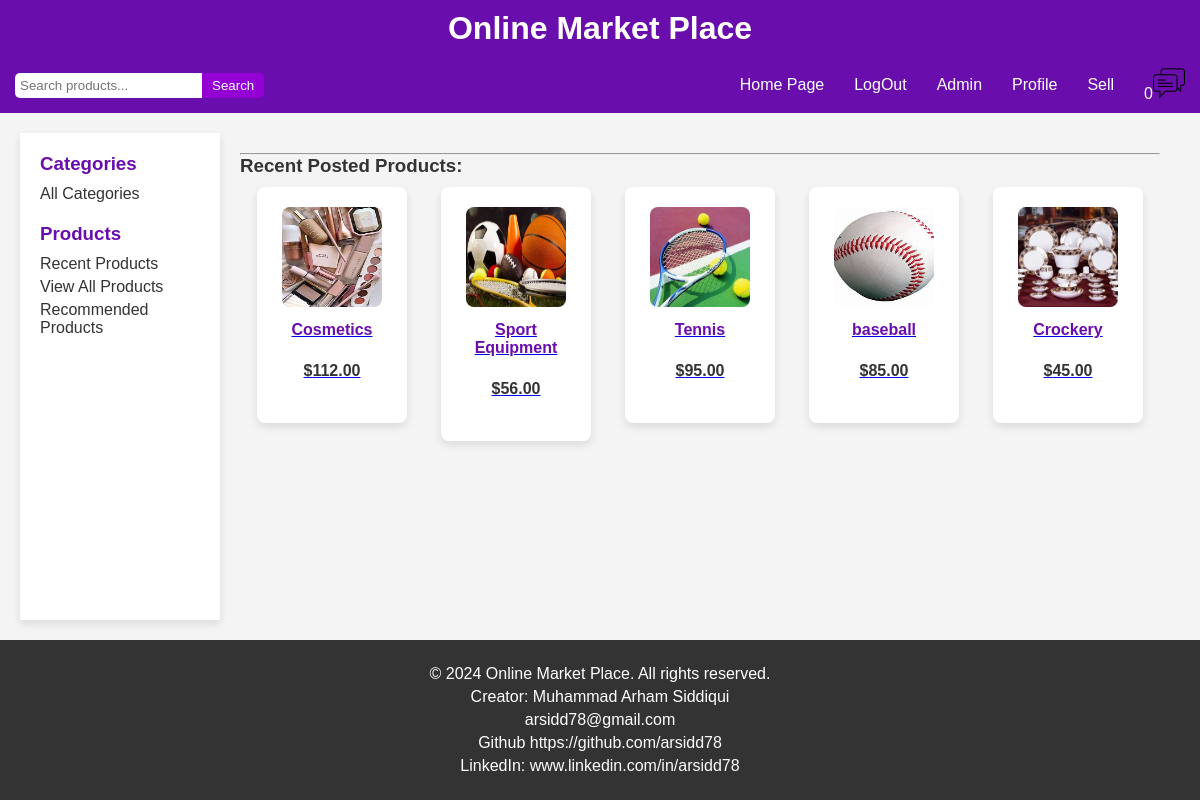
The app's page / (signed in), older data.
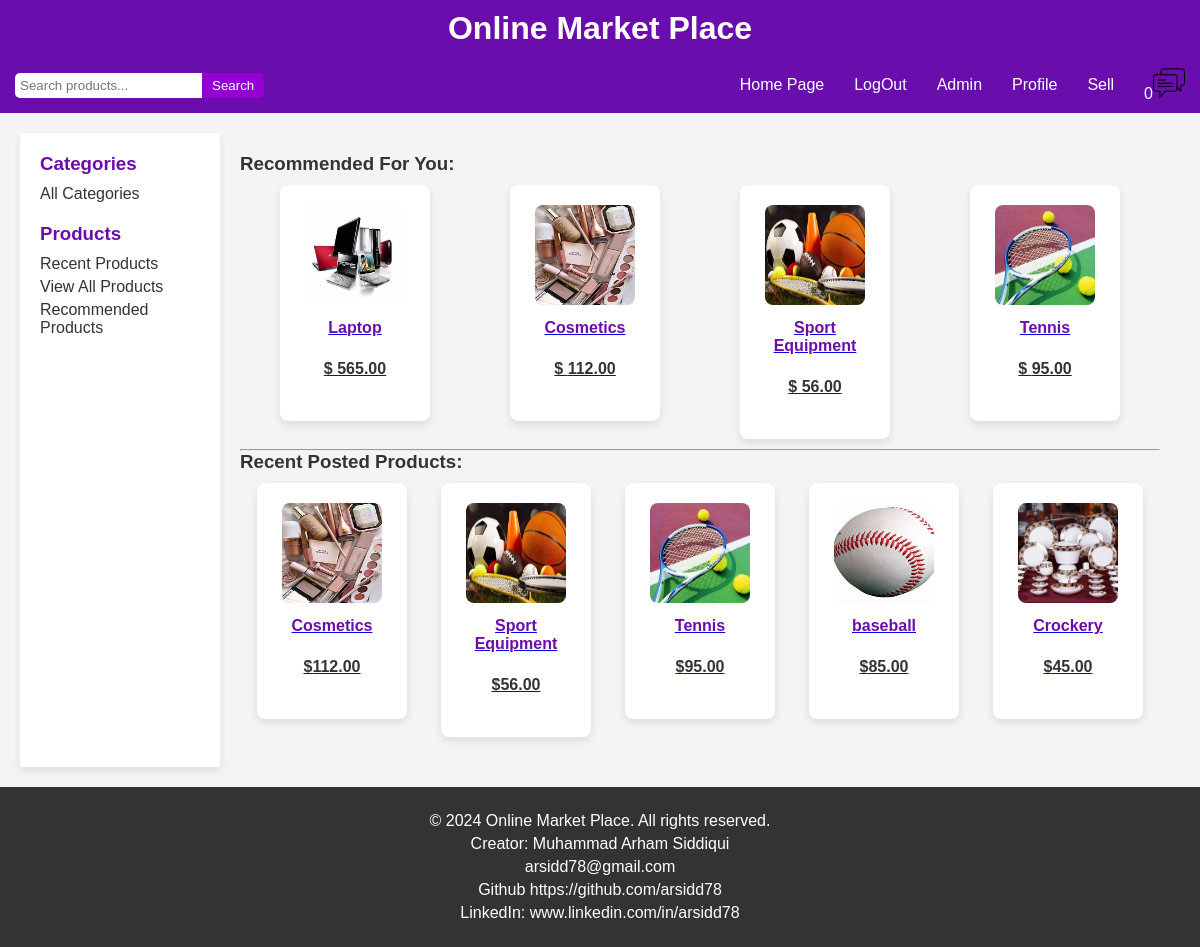
The same page, newer data.
### product/models.py (models this page shows, shortened)
class Products(models.Model):
    name = models.ForeignKey(User,on_delete=models.CASCADE)
    product_name = models.CharField(max_length=200)
    product_description = models.TextField(max_length=500)
    product_price = models.DecimalField('Price',max_digits=7,decimal_places=2)
    product_discounted_price = models.DecimalField('Discounted Price',max_digits=7,decimal_places=2,null=True,blank=True)
    product_delivery_charge = models.IntegerField(default=0)
    product_tax_rate = models.DecimalField(decimal_places=3,max_digits=5, null= True, blank= True)
    product_specification = models.TextField(null= True, blank= True)
    product_posted_date = models.DateField( auto_now_add=True)
    product_images = models.ImageField(upload_to='products/')
    product_images2 = models.ImageField(null=True,blank=True,upload_to='products/')
    product_images3 = models.ImageField(null=True,blank=True,upload_to='products/')
    product_images4 = models.ImageField(null=True,blank=True,upload_to='products/')
    product_images5 = models.ImageField(null=True,blank=True,upload_to='products/')
    categories_choices = product_categories = {
    "ELECTRONICS": "Electronics",
    "CLOTHING & ACCESSORIES": "Clothing & Accessories",
    "HOME & KITCHEN": "Home & Kitchen",
    "BEAUTY & PERSONAL CARE": "Beauty & Personal Care",
    "HEALTH & FITNESS": "Health & Fitness",
    "TOYS & GAMES": "Toys & Games",
    "BOOKS & MEDIA": "Books & Media",
    "AUTOMOTIVE": "Automotive",
    "SPORTS & OUTDOORS": "Sports & Outdoors",
    "PET SUPPLIES": "Pet Supplies",
    "HOME APPLIANCES": "Home Appliances",
    "OFFICE SUPPLIES": "Office Supplies",
    "FURNITURE & DECOR": "Furniture & Decor",
    "JEWELRY & WATCHES": "Jewelry & Watches",
    "BABY & TODDLER": "Baby & Toddler",
    "FOOD & GROCERIES": "Food & Groceries",
    "ARTS & CRAFTS": "Arts & Crafts",
    "MUSICAL INSTRUMENTS": "Musical Instruments",
    "GARDEN & OUTDOOR LIVING": "Garden & Outdoor Living",
    "TRAVEL & LUGGAGE": "Travel & Luggage",
    "SMARTPHONE": "Smartphone",
    "LAPTOP": "Laptop",
    "CAMERA": "Camera",
    "TV": "TV",
    "HEADPHONE": "Headphone",
    "GADGET": "Gadget",
    "APPAREL": "Apparel",
    "BAG": "Bag",
    "JEWELRY": "Jewelry",
    "SUNGLASSES": "Sunglasses",
    "WATCH": "Watch",
    "HOME IMPROVEMENT": "Home Improvement",
    "DECOR": "Decor",
    "KITCHEN APPLIANCES": "Kitchen Appliances",
    "COOKWARE": "Cookware",
    "FURNITURE": "Furniture",
    "SKINCARE": "Skincare",
    "MAKEUP": "Makeup",
    "HAIRCARE": "Haircare",
    "GROOMING": "Grooming",
    "FRAGRANCES": "Fragrances",
    "EXERCISE EQUIPMENT": "Exercise Equipment",
    "NUTRITIONAL SUPPLEMENTS": "Nutritional Supplements",
    "FITNESS TRACKERS": "Fitness Trackers",
    "YOGA MATS": "Yoga Mats",
    "TOYS": "Toys",
    "BOARD GAMES": "Board Games",
    "PUZZLES": "Puzzles",
    "EDUCATIONAL TOYS": "Educational Toys",
    "OUTDOOR PLAY EQUIPMENT": "Outdoor Play Equipment",
    "BOOKS": "Books",
    "E-BOOKS": "E-books",
    "AUDIOBOOKS": "Audiobooks",
    "DVDS": "DVDs",
    "CDS": "CDs",
    "DIGITAL MEDIA": "Digital Media",
    "CAR PARTS": "Car Parts",
    "ACCESSORIES": "Accessories",
    "TOOLS": "Tools",
    "MAINTENANCE SUPPLIES": "Maintenance Supplies",
    "ELECTRONICS": "Electronics",
    "SPORTING EQUIPMENT": "Sporting Equipment",
    "CAMPING GEAR": "Camping Gear",
    "HIKING GEAR": "Hiking Gear",
    "OUTDOOR CLOTHING": "Outdoor Clothing",
    "FOOD": "Food",
    "TOYS": "Toys",
    "GROOMING PRODUCTS": "Grooming Products",
    "BEDS": "Beds",
    "CARRIERS": "Carriers",
    "LARGE APPLIANCES": "Large Appliances",
    "SMALL APPLIANCES": "Small Appliances",
    "STATIONERY": "Stationery",
    "DESK ORGANIZERS": "Desk Organizers",
    "PRINTERS": "Printers",
    "OFFICE FURNITURE": "Office Furniture",
    "TECHNOLOGY ACCESSORIES": "Technology Accessories",
    "SOFAS": "Sofas",
    "CHAIRS": "Chairs",
    "TABLES": "Tables",
    "LIGHTING FIXTURES": "Lighting Fixtures",
    "RUGS": "Rugs",
    "RINGS": "Rings",
    "NECKLACES": "Necklaces",
    "BRACELETS": "Bracelets",
    "EARRINGS": "Earrings",
    "WATCHES": "Watches",
    "CLOTHING": "Clothing",
    "DIAPERS": "Diapers",
    "FEEDING SUPPLIES": "Feeding Supplies",
    "STROLLERS": "Strollers",
    "TOYS": "Toys",
    "NON-PERISHABLE FOOD": "Non-perishable Food",
    "SNACKS": "Snacks",
    "BEVERAGES": "Beverages",
    "GOURMET FOODS": "Gourmet Foods",
    "SPICES": "Spices",
    "ART SUPPLIES": "Art Supplies",
    "CRAFTING MATERIALS": "Crafting Materials",
    "DIY KITS": "DIY Kits",
    "SEWING SUPPLIES": "Sewing Supplies",
    "GUITARS": "Guitars",
    "KEYBOARDS": "Keyboards",
    "DRUMS": "Drums",
    "VIOLINS": "Violins",
    "WIND INSTRUMENTS": "Wind Instruments",
    "GARDENING TOOLS": "Gardening Tools",
    "PLANTS": "Plants",
    "OUTDOOR FURNITURE": "Outdoor Furniture",
    "BBQ GRILLS": "BBQ Grills",
    "LUGGAGE SETS": "Luggage Sets",
    "BACKPACKS": "Backpacks",
    "TRAVEL ACCESSORIES": "Travel Accessories",
    "TOILETRIES": "Toiletries",
    "OUTDOOR GEAR": "Outdoor Gear"
    }
    product_category = models.CharField('category',max_length=100,choices=categories_choices)
    product_quantity = models.IntegerField()
    sellor_name = models.CharField(max_length=100)
    company_name = models.CharField(null= True, blank= True, max_length=200)
    product_website = models.URLField(null= True,blank=True)

### product/views.py (the view)
# urls.py: path('',views.home,name='home'),
def home(request):
    try:
        member = get_object_or_404(Member, user = request.user)
        products = Products.objects.order_by('-product_posted_date')[:5]
        messages_recieved = member.user_messages_received.all()
        unread_messages = 0
        new_sales_order = 0
        try:
            purchase_orders = Purchase.objects.filter(sellor = request.user)
            for order in purchase_orders:
                if order.read == False:
                  new_sales_order +=1
        except:# Incase there is no sale order
            purchase_orders = None
        for msg in messages_recieved:
            if msg.read == False:
                unread_messages+=1
        try:
            if request.user.is_authenticated:
                items = member.user_interest.all()
                context = {
                    'products':products,
                    'items':items[:5] ,
                    'member':member,
                    'request':request,
                    'unread_messages':unread_messages,
                    'new_sales_order': new_sales_order
                }
        except: # Incase there is no user_interest:
            context = {
                'products':products,
                'request':request,
                'member':member,
                'unread_messages':unread_messages,
                'new_sales_order': new_sales_order
                }
        return render(request,'product/index.html',context=context)
    except :
        products = Products.objects.order_by('-product_posted_date')[:5]
        context = {'products':products}
        return render(request,'product/index.html',context=context)

### product/templates/product/index.html (shortened to what the changed rows need)
{% load static %}
<!DOCTYPE html>
<html lang="en">
<head>
    <link rel="stylesheet" href="{% static 'product/index_style.css' %}">
</head>
<body>
    <header>
        <h1>Online Market Place</h1>
    </header>
    <div class="main-content">
        {% if request.user.is_authenticated %}
        <div class="content">
            {% if items %}
                <h3>Recommended For You:</h3>
                <div class="user_interest">
                    {% for item in items %}
                        <a href="{% url 'product:details' item.id %}">
                        <article class="product_data">
                            <img src="{{ item.product_images.url }}" alt="Image" width="100" height="100"><br>
                            <label class="discounted_price">{{ item.product_name }}</label><br>
                            <label class="price" > $ {{ item.product_price }}</label><br>
                        </article>
                        </a>
                    {% endfor %}
                </div>
        {% endif %}
                <hr>
            {% endif %}
            <h3>Recent Posted Products:</h3>
            <div class="article_product_list">
                {% for product in products %}
                    <a href="{% url 'product:details' product.id %}" class="product_detailslink">
                        <article class="product_data">
                            <img src="{{ product.product_images.url }}" alt="{{ product.product_name }}" width="100" height="100">
                            <br>
                            <label class="discounted_price">{{ product.product_name }}</label><br>
                            {% if product.product_discounted_price %}
                                <label>${{ product.product_price }} ${{ product.product_discounted_price }}</label><br>
                            {% else %}
                                <label class="price">${{ product.product_price }}</label><br>
                            {% endif %}
                        </article>
                    </a>
                {% endfor %}
            </div>
        </div>
    </div>
</body>
</html>

Row changes from the older to the newer data that the page shows:
now on this page (row edited): Products: product_images (picture), product_name "Laptop", product_price "565.00", shown under "Recommended For You:"
now on one of the page's lists (row unchanged): Products: product_name "Cosmetics", product_price "112.00"
now on one of the page's lists (row unchanged): Products: product_name "Sport Equipment", product_price "56.00"
now on one of the page's lists (row unchanged): Products: product_name "Tennis", product_price "95.00"
Text that changed along with them:
text now shown: "Recommended For You:"
